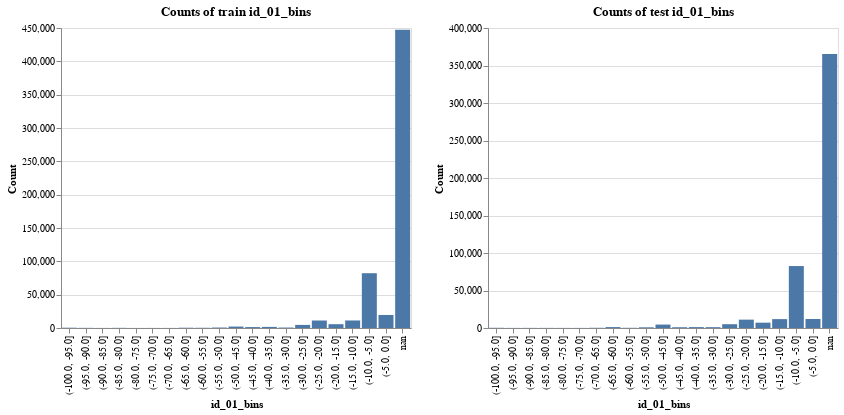

This figure's notebook cell:
### Code cell
compare_bins_hist_train_test(X, X_test, 'id_01_bins', width=350)

### Figure 1 — Vega-Lite specification as saved in the notebook (floating-point values rounded to 4 significant figures)
{"$schema": "https://vega.github.io/schema/vega-lite/v3.3.0.json", "config": {"mark": {"tooltip": null}, "view": {"height": 300, "width": 400}}, "datasets": {"data-7a85bb7d42fa0a0e63b5020ccf831fa9": [{"count": 433, "id_01_bins": "(-100.0, -95.0]"}, {"count": 217, "id_01_bins": "(-95.0, -90.0]"}, {"count": 96, "id_01_bins": "(-90.0, -85.0]"}, {"count": 221, "id_01_bins": "(-85.0, -80.0]"}, {"count": 84, "id_01_bins": "(-80.0, -75.0]"}, {"count": 100, "id_01_bins": "(-75.0, -70.0]"}, {"count": 93, "id_01_bins": "(-70.0, -65.0]"}, {"count": 419, "id_01_bins": "(-65.0, -60.0]"}, {"count": 324, "id_01_bins": "(-60.0, -55.0]"}, {"count": 714, "id_01_bins": "(-55.0, -50.0]"}, {"count": 2147, "id_01_bins": "(-50.0, -45.0]"}, {"count": 1390, "id_01_bins": "(-45.0, -40.0]"}, {"count": 1630, "id_01_bins": "(-40.0, -35.0]"}, {"count": 694, "id_01_bins": "(-35.0, -30.0]"}, {"count": 4640, "id_01_bins": "(-30.0, -25.0]"}, {"count": 11234, "id_01_bins": "(-25.0, -20.0]"}, {"count": 5728, "id_01_bins": "(-20.0, -15.0]"}, {"count": 11301, "id_01_bins": "(-15.0, -10.0]"}, {"count": 82201, "id_01_bins": "(-10.0, -5.0]"}, {"count": 19555, "id_01_bins": "(-5.0, 0.0]"}, {"count": 447319, "id_01_bins": "nan"}], "data-ce8bc3ea0befa1f73042a34fd816a07f": [{"count": 271, "id_01_bins": "(-100.0, -95.0]"}, {"count": 113, "id_01_bins": "(-95.0, -90.0]"}, {"count": 164, "id_01_bins": "(-90.0, -85.0]"}, {"count": 155, "id_01_bins": "(-85.0, -80.0]"}, {"count": 117, "id_01_bins": "(-80.0, -75.0]"}, {"count": 113, "id_01_bins": "(-75.0, -70.0]"}, {"count": 272, "id_01_bins": "(-70.0, -65.0]"}, {"count": 1208, "id_01_bins": "(-65.0, -60.0]"}, {"count": 262, "id_01_bins": "(-60.0, -55.0]"}, {"count": 895, "id_01_bins": "(-55.0, -50.0]"}, {"count": 4565, "id_01_bins": "(-50.0, -45.0]"}, {"count": 1030, "id_01_bins": "(-45.0, -40.0]"}, {"count": 1193, "id_01_bins": "(-40.0, -35.0]"}, {"count": 1112, "id_01_bins": "(-35.0, -30.0]"}, {"count": 5057, "id_01_bins": "(-30.0, -25.0]"}, {"count": 11146, "id_01_bins": "(-25.0, -20.0]"}, {"count": 7096, "id_01_bins": "(-20.0, -15.0]"}, {"count": 11840, "id_01_bins": "(-15.0, -10.0]"}, {"count": 82604, "id_01_bins": "(-10.0, -5.0]"}, {"count": 12000, "id_01_bins": "(-5.0, 0.0]"}, {"count": 365478, "id_01_bins": "nan"}]}, "hconcat": [{"data": {"name": "data-7a85bb7d42fa0a0e63b5020ccf831fa9"}, "encoding": {"tooltip": [{"field": "id_01_bins", "type": "nominal"}, {"field": "count", "type": "quantitative"}], "x": {"axis": {"title": "id_01_bins"}, "field": "id_01_bins", "sort": null, "type": "nominal"}, "y": {"axis": {"title": "Count"}, "field": "count", "type": "quantitative"}}, "mark": "bar", "title": "Counts of train id_01_bins", "width": 350}, {"data": {"name": "data-ce8bc3ea0befa1f73042a34fd816a07f"}, "encoding": {"tooltip": [{"field": "id_01_bins", "type": "nominal"}, {"field": "count", "type": "quantitative"}], "x": {"axis": {"title": "id_01_bins"}, "field": "id_01_bins", "sort": null, "type": "nominal"}, "y": {"axis": {"title": "Count"}, "field": "count", "type": "quantitative"}}, "mark": "bar", "title": "Counts of test id_01_bins", "width": 350}]}
